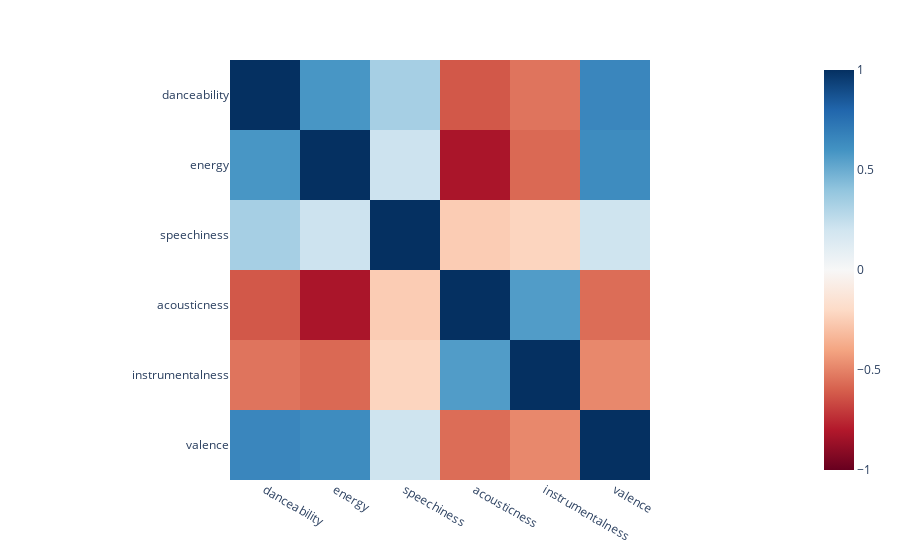

Notebook cell for this chart:
### Markdown cell above
### Correlaciones

### Code cell
corr = df.loc[
    :,
    [
        "danceability",
        "energy",
        "speechiness",
        "acousticness",
        "instrumentalness",
        "valence",    ],
].corr()
px.imshow(corr, color_continuous_midpoint=0, color_continuous_scale="RdBu")

### Figure 1 — Plotly figure (JSON) as saved in the notebook; plotly's stock layout.template omitted (floating-point values rounded to 4 significant figures)
{"data": [{"coloraxis": "coloraxis", "hovertemplate": "x: %{x}<br>y: %{y}<br>color: %{z}<extra></extra>", "name": "0", "type": "heatmap", "x": ["danceability", "energy", "speechiness", "acousticness", "instrumentalness", "valence"], "xaxis": "x", "y": ["danceability", "energy", "speechiness", "acousticness", "instrumentalness", "valence"], "yaxis": "y", "z": [[1.0, 0.5867, 0.3356, -0.6219, -0.5409, 0.6556], [0.5867, 1.0, 0.2115, -0.8209, -0.5738, 0.6315], [0.3356, 0.2115, 1.0, -0.2556, -0.2229, 0.2064], [-0.6219, -0.8209, -0.2556, 1.0, 0.5652, -0.561], [-0.5409, -0.5738, -0.2229, 0.5652, 1.0, -0.4832], [0.6556, 0.6315, 0.2064, -0.561, -0.4832, 1.0]]}], "layout": {"coloraxis": {"cmid": 0, "colorscale": [[0, "rgb(103,0,31)"], [0.1, "rgb(178,24,43)"], [0.2, "rgb(214,96,77)"], [0.3, "rgb(244,165,130)"], [0.4, "rgb(253,219,199)"], [0.5, "rgb(247,247,247)"], [0.6, "rgb(209,229,240)"], [0.7, "rgb(146,197,222)"], [0.8, "rgb(67,147,195)"], [0.9, "rgb(33,102,172)"], [1, "rgb(5,48,97)"]]}, "margin": {"t": 60}, "xaxis": {"anchor": "y", "constrain": "domain", "domain": [0, 1], "scaleanchor": "y"}, "yaxis": {"anchor": "x", "autorange": "reversed", "constrain": "domain", "domain": [0, 1]}}}
